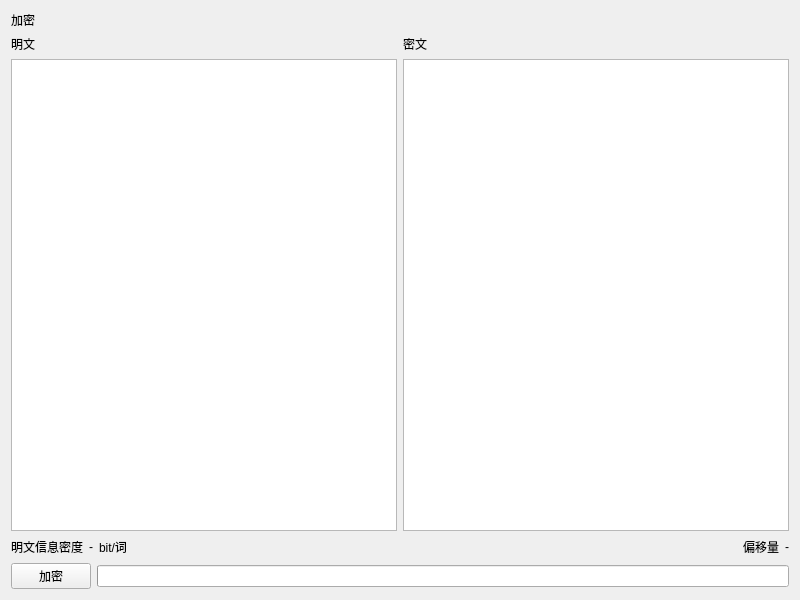
<?xml version="1.0" encoding="UTF-8"?>
<ui version="4.0">
 <class>Encrypt</class>
 <widget class="QWidget" name="Encrypt">
  <property name="geometry">
   <rect>
    <x>0</x>
    <y>0</y>
    <width>800</width>
    <height>600</height>
   </rect>
  </property>
  <property name="windowTitle">
   <string>Form</string>
  </property>
  <layout class="QGridLayout" name="gridLayout_4">
   <item row="0" column="0">
    <widget class="TitleLabel" name="TitleLabel">
     <property name="text">
      <string>加密</string>
     </property>
    </widget>
   </item>
   <item row="1" column="0">
    <layout class="QGridLayout" name="gridLayout_3">
     <item row="0" column="1">
      <widget class="SubtitleLabel" name="SubtitleLabel_2">
       <property name="text">
        <string>密文</string>
       </property>
      </widget>
     </item>
     <item row="0" column="0">
      <widget class="SubtitleLabel" name="SubtitleLabel">
       <property name="text">
        <string>明文</string>
       </property>
      </widget>
     </item>
     <item row="1" column="0">
      <widget class="PlainTextEdit" name="plainTextEdit_plain"/>
     </item>
     <item row="1" column="1">
      <widget class="PlainTextEdit" name="plainTextEdit_cipher">
       <property name="readOnly">
        <bool>true</bool>
       </property>
      </widget>
     </item>
    </layout>
   </item>
   <item row="2" column="0">
    <layout class="QGridLayout" name="gridLayout_2">
     <item row="0" column="4">
      <widget class="BodyLabel" name="BodyLabel_2">
       <property name="text">
        <string>偏移量</string>
       </property>
      </widget>
     </item>
     <item row="0" column="3">
      <spacer name="horizontalSpacer">
       <property name="orientation">
        <enum>Qt::Horizontal</enum>
       </property>
       <property name="sizeHint" stdset="0">
        <size>
         <width>40</width>
         <height>20</height>
        </size>
       </property>
      </spacer>
     </item>
     <item row="0" column="1">
      <widget class="BodyLabel" name="bodyLabel_density">
       <property name="text">
        <string>-</string>
       </property>
      </widget>
     </item>
     <item row="0" column="0">
      <widget class="BodyLabel" name="BodyLabel">
       <property name="text">
        <string>明文信息密度</string>
       </property>
      </widget>
     </item>
     <item row="0" column="2">
      <widget class="BodyLabel" name="BodyLabel_3">
       <property name="text">
        <string>bit/词</string>
       </property>
      </widget>
     </item>
     <item row="0" column="5">
      <widget class="BodyLabel" name="bodyLabel_offset">
       <property name="text">
        <string>-</string>
       </property>
      </widget>
     </item>
    </layout>
   </item>
   <item row="3" column="0">
    <layout class="QGridLayout" name="gridLayout">
     <item row="0" column="0">
      <widget class="PrimaryPushButton" name="primaryPushButton_encrypt">
       <property name="text">
        <string>加密</string>
       </property>
      </widget>
     </item>
     <item row="0" column="1">
      <widget class="IndeterminateProgressBar" name="indeterminateProgressBar">
       <property name="textDirection">
        <enum>QProgressBar::BottomToTop</enum>
       </property>
      </widget>
     </item>
    </layout>
   </item>
  </layout>
 </widget>
 <customwidgets>
  <customwidget>
   <class>PushButton</class>
   <extends>QPushButton</extends>
   <header>qfluentwidgets</header>
  </customwidget>
  <customwidget>
   <class>PrimaryPushButton</class>
   <extends>PushButton</extends>
   <header>qfluentwidgets</header>
  </customwidget>
  <customwidget>
   <class>BodyLabel</class>
   <extends>QLabel</extends>
   <header>qfluentwidgets</header>
  </customwidget>
  <customwidget>
   <class>SubtitleLabel</class>
   <extends>QLabel</extends>
   <header>qfluentwidgets</header>
  </customwidget>
  <customwidget>
   <class>TitleLabel</class>
   <extends>QLabel</extends>
   <header>qfluentwidgets</header>
  </customwidget>
  <customwidget>
   <class>IndeterminateProgressBar</class>
   <extends>QProgressBar</extends>
   <header>qfluentwidgets</header>
  </customwidget>
  <customwidget>
   <class>PlainTextEdit</class>
   <extends>QPlainTextEdit</extends>
   <header>qfluentwidgets</header>
  </customwidget>
 </customwidgets>
 <resources/>
 <connections/>
</ui>
